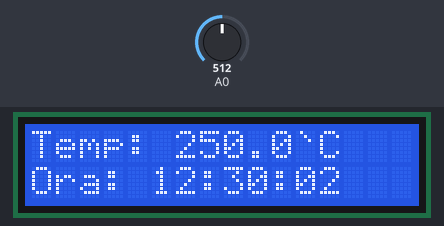
A sketch run on a simulated Arduino Uno, built with avr-gcc and run on an emulated ATmega328P. Shown: 16×2 character LCD. The inputs (shaded band) are chosen by the test bench; at power-on: A0 = 512. What the sketch prints to the serial monitor is not drawn.

Above: at 1.2 s.
1.3 s: A0 set to 716
At 2.7 s:
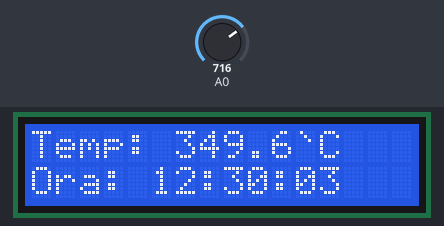
4.5 s: A0 set to 900
At 5.8 s:
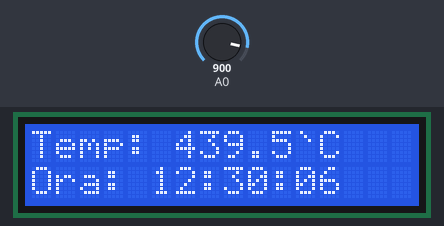
7.5 s: A0 set to 1023
At 8.5 s:
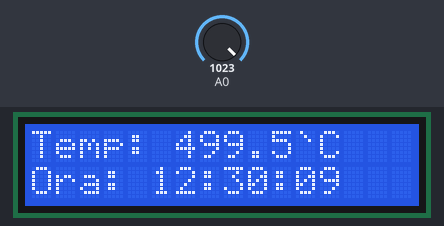
Timing chart, 0 to 10.5 s (numbered marks = the images above; inputs shaded):
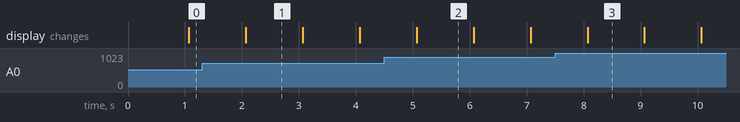

The sketch:

tema_lcd1.ino
```cpp
#include <LiquidCrystal.h>

LiquidCrystal lcd(12, 11, 5, 4, 3, 2);

#define SENZOR_LM35 1

// ora initiala
volatile uint8_t ore = 12, minute = 30, secunde = 0;
volatile bool tickSecunda = false;

void adcInit() {
  ADMUX  = (1 << REFS0);
  ADCSRA = (1 << ADEN) | (1 << ADPS2) | (1 << ADPS1) | (1 << ADPS0);
}

uint16_t adcCiteste() {
  ADCSRA |= (1 << ADSC);
  while (ADCSRA & (1 << ADSC));
  return ADC;
}

void timer1Init() {
  cli();
  TCCR1A = 0;
  TCCR1B = 0;
  TCNT1  = 0;
  OCR1A  = 15624;                         // 1 secunda
  TCCR1B |= (1 << WGM12);
  TCCR1B |= (1 << CS12) | (1 << CS10);
  TIMSK1 |= (1 << OCIE1A);
  sei();
}

ISR(TIMER1_COMPA_vect) {
  secunde++;
  if (secunde >= 60) {
    secunde = 0;
    minute++;
    if (minute >= 60) {
      minute = 0;
      ore++;
      if (ore >= 24) ore = 0;
    }
  }
  tickSecunda = true;
}

void afiseaza() {
  uint8_t h, m, s;
  cli();
  h = ore; m = minute; s = secunde;
  sei();

  // citire temperatura
  uint16_t adc = adcCiteste();
  float mV = adc * 5000.0 / 1024.0;
#if SENZOR_LM35
  float temp = mV / 10.0;
#else
  float temp = (mV - 500.0) / 10.0;
#endif

  // afisare pe lcd
  lcd.setCursor(0, 0);
  lcd.print("Temp: ");
  lcd.print(temp, 1);
  lcd.print("`C   ");

  lcd.setCursor(0, 1);
  lcd.print("Ora: ");
  if (h < 10) lcd.print('0');
  lcd.print(h);
  lcd.print(':');
  if (m < 10) lcd.print('0');
  lcd.print(m);
  lcd.print(':');
  if (s < 10) lcd.print('0');
  lcd.print(s);
  lcd.print("  ");

  // afisare pe serial
  Serial.print("Temp: ");
  Serial.print(temp, 1);
  Serial.print(" C  |  ");
  Serial.print(h); Serial.print(':');
  Serial.print(m); Serial.print(':');
  Serial.println(s);
}

void setup() {
  Serial.begin(9600);
  lcd.begin(16, 2);
  adcInit();
  timer1Init();
  afiseaza();
}

void loop() {
  if (tickSecunda) {
    tickSecunda = false;
    afiseaza();
  }
}
```

Measured:
- what the display in image 1 shows lasts 1.0 s, from 2.1 s to 3.1 s
